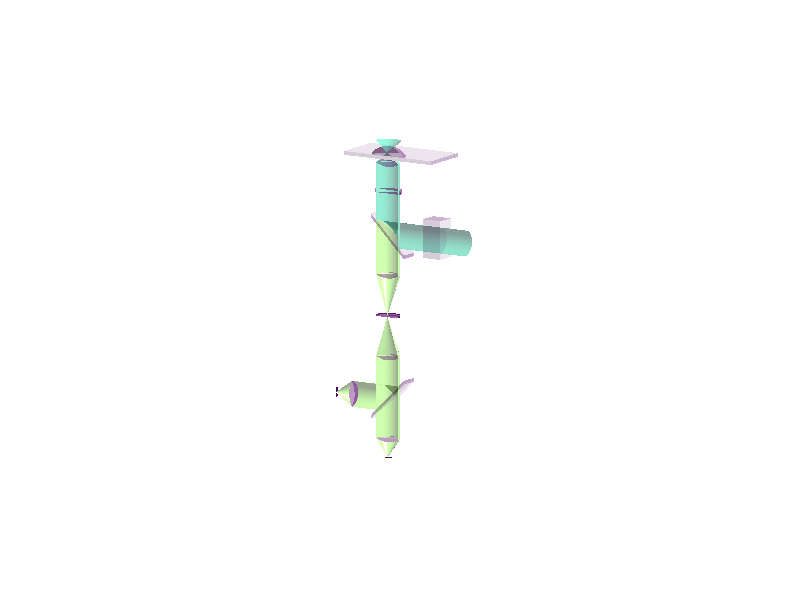

Source code (MATLAB):
% figure for 2color-2focus FCS

flag = 0;

close all
NA = 1.2;
chimax = asin(NA/1.333);
chi = (0:1e2)/100*chimax;
phi = pi/2 + (0:100)/200*2*pi;
foc = 200;
len = 2.1*foc*sin(chimax);

red = 0.8;
lighttransparency = 0.5;

d = 2;
len = 15*foc*sin(chimax);
height = 11*foc;
surf([0 len], [-len len], -foc*ones(2,2), zeros(2,2),'facealpha', 0.1) 
hold on
surf([0 0; len len], -len*ones(2,2), -foc*[1 d; 1 d], zeros(2,2),'facealpha', 0.3) 
surf(zeros(2,2), [-len -len; len len], -foc*[1 d; 1 d], zeros(2,2),'facealpha', 0.2)
theta0 = 0.8*chimax;
rad = foc*tan(theta0);
theta = asin(1.333*sin(theta0)/1.51);

% Light cone
surf([0; -rad]*cos(phi),[0; -rad]*sin(phi),[0; -foc]*ones(1,length(phi)),0.6*ones(2,length(phi)), 'facealpha', lighttransparency)
surf([0; -3*rad]*cos(phi),[0; -3*rad]*sin(phi),[0; 3*foc]*ones(1,length(phi)),0.6*ones(2,length(phi)), 'facealpha', lighttransparency)

surf([-rad; -rad-tan(theta)*(d-1)*foc]*cos(phi),[-rad; -rad-tan(theta)*(d-1)*foc]*sin(phi),...
    [-foc; -d*foc]*ones(1,length(phi)),0.6*ones(2,length(phi)), 'facealpha', lighttransparency)
rad = rad+tan(theta)*(d-1)*foc;
surf([-rad; -rad-tan(theta0)*foc]*cos(phi), [-rad; -rad-tan(theta0)*foc]*sin(phi),...
    [-d*foc; -(d+1)*foc]*ones(1,length(phi)), 0.6*ones(2,length(phi)), 'facealpha', lighttransparency)
rad = rad+tan(theta0)*foc;
surf(-rad*[1;1]*cos(phi), -rad*[1;1]*sin(phi), [-(d+1)*foc*ones(1,length(phi)); -2*height-rad*sin(phi)], 0.6*ones(2,length(phi)), 'facealpha', lighttransparency)
surf(-rad*[1;1]*cos(phi), -rad*[1;1]*sin(phi), [-2*height-rad*sin(phi); -3*height*ones(1,length(phi))], 0.8*ones(2,length(phi)), 'facealpha', lighttransparency)
surf(-rad*[1;0]*cos(phi), -rad*[1;0]*sin(phi), [-3*height*ones(1,length(phi)); -4*height*ones(1,length(phi))], 0.8*ones(2,length(phi)), 'facealpha', lighttransparency)
surf(-rad*[0;1]*cos(phi), -rad*[0;1]*sin(phi), [-4*height*ones(1,length(phi)); -5*height*ones(1,length(phi))], 0.8*ones(2,length(phi)), 'facealpha', lighttransparency)
surf(-rad*[1;1]*cos(phi), -rad*[1;1]*sin(phi), [-5*height*ones(1,length(phi)); -7*height*ones(1,length(phi))], 0.8*ones(2,length(phi)), 'facealpha', lighttransparency)

len = 1.1*rad;
% DIC prism
surf(-len*[0;1]*cos(phi), -len*[0;1]*sin(phi), -height*[1;1]*ones(size(phi)), 0*ones(2,length(phi)), 'facealpha', lighttransparency)
surf(-len*[0;1]*cos(phi), -len*[0;1]*sin(phi), -(height-foc)*[1;1]*ones(size(phi)), 0*ones(2,length(phi)), 'facealpha', lighttransparency)
surf(-len*[1;1]*cos(phi), -len*[1;1]*sin(phi), -height-[-foc;0]*ones(size(phi)), 0*ones(2,length(phi)), 'facealpha', lighttransparency)
surf([0 0], [len -len], -height-[0 0; -1 -1]*foc, zeros(2,2),'facealpha', 0.1) 

len = 1.5*rad;
% Dichroic
surf(-rad*[1;1]*cos(phi), [-sin(phi)*rad; -2.2*height*ones(1,length(phi))], -2*height-rad*[1;1]*sin(phi), 0.6*ones(2,length(phi)), 'facealpha', lighttransparency)
surf([0 len], [-len len], -2*height-[1 1; -1 -1]*len, zeros(2,2),'facealpha', 0.1) 
surf([0 len], [-len len], -2*height-foc-[1 1; -1 -1]*len, zeros(2,2),'facealpha', 0.1)
surf([0 len; 0 len], -len*ones(2), -2*height-len+[-foc -foc; 0 0], zeros(2,2),'facealpha', 0.3) 
surf(zeros(2), -len*[1 -1; 1 -1], -2*height+[-foc-len -foc+len; -len +len], zeros(2,2),'facealpha', 0.3) 

% Phase modulator
%surf([0 len], [0 0]-3.5*height, -2*height-[1 1; -1 -1]*len, zeros(2,2),'facealpha', 0.1)
%surf([0:len/10:len]', [0 0]-3.5*height, -2*height-[1 1]'*linspace(1,-1,11)*len, zeros(2,11),'facealpha', 0.1)
surf([0 len], [0 0]-1.5*height, -2*height-[1 1; -1 -1]*len, zeros(2,2),'facealpha', 0.1)
surf([0:len/10:len]', [0 0]-1.5*height, -2*height-[1 1]'*linspace(1,-1,11)*len, zeros(2,11),'facealpha', 0.1)
surf(zeros(2,2), [-1 -1; -1.5 -1.5]*height, -2*height-[1 -1; 1 -1]*len, zeros(2,2),'facealpha', 0.2)
surf([0 0; len len], [-1 -1.5; -1 -1.5]*height, -2*height-[-1 -1; -1 -1]*len, zeros(2,2),'facealpha', 0.3)

% Beam Splitter
surf(-rad*[1;1]*cos(phi), [+sin(phi)*rad; height*ones(1,length(phi))], -6*height-rad*[1;1]*sin(phi), 0.8*ones(2,length(phi)), 'facealpha', lighttransparency)
surf([0 len], [-len len], -6*height+[1 1; -1 -1]*len, zeros(2,2),'facealpha', 0.1) 
surf([0 len], [-len len], -6*height-foc+[1 1; -1 -1]*len, zeros(2,2),'facealpha', 0.1)         
surf([0 len; 0 len], -len*ones(2), -6*height+len+[-foc -foc; 0 0], zeros(2,2),'facealpha', 0.3) 
surf(zeros(2), -len*[1 -1; 1 -1], -6*height+[-foc+len -foc-len; len -len], zeros(2,2),'facealpha', 0.3) 

% Objective
rho = (0:50)'/50*rad;
lens = 1.5e3;
surf(-rho*cos(phi), -rho*sin(phi), -(d+1)*foc-(sqrt(lens^2-rad^2)-sqrt(lens^2-rho.^2))*ones(1,length(phi)), 0*ones(length(rho),length(phi)), 'facealpha', 0.4)
surf(-rho*cos(phi), -rho*sin(phi), -(d+1)*foc+(sqrt(lens^2-rad^2)-sqrt(lens^2-rho.^2))*ones(1,length(phi)), 0*ones(length(rho),length(phi)), 'facealpha', 0.4)

% 1. Lens
rho = (0:50)'/50*rad;
lens = 1.5e3;
surf(-rho*cos(phi), -rho*sin(phi), -3*height-(sqrt(lens^2-rad^2)-sqrt(lens^2-rho.^2))*ones(1,length(phi)), 0*ones(length(rho),length(phi)), 'facealpha', 0.4)
surf(-rho*cos(phi), -rho*sin(phi), -3*height+(sqrt(lens^2-rad^2)-sqrt(lens^2-rho.^2))*ones(1,length(phi)), 0*ones(length(rho),length(phi)), 'facealpha', 0.4)

% 2. Lens
rho = (0:50)'/50*rad;
lens = 1.5e3;
surf(-rho*cos(phi), -rho*sin(phi), -5*height-(sqrt(lens^2-rad^2)-sqrt(lens^2-rho.^2))*ones(1,length(phi)), 0*ones(length(rho),length(phi)), 'facealpha', 0.4)
surf(-rho*cos(phi), -rho*sin(phi), -5*height+(sqrt(lens^2-rad^2)-sqrt(lens^2-rho.^2))*ones(1,length(phi)), 0*ones(length(rho),length(phi)), 'facealpha', 0.4)

% 3. Lens
rho = (0:50)'/50*rad;
lens = 1.5e3;
surf(-rho*cos(phi), -rho*sin(phi), -7*height-(sqrt(lens^2-rad^2)-sqrt(lens^2-rho.^2))*ones(1,length(phi)), 0*ones(length(rho),length(phi)), 'facealpha', 0.4)
surf(-rho*cos(phi), -rho*sin(phi), -7*height+(sqrt(lens^2-rad^2)-sqrt(lens^2-rho.^2))*ones(1,length(phi)), 0*ones(length(rho),length(phi)), 'facealpha', 0.4)

% 4. Lens
rho = (0:50)'/50*rad;
lens = 1.5e3;
surf(-rho*cos(phi), height-(sqrt(lens^2-rad^2)-sqrt(lens^2-rho.^2))*ones(1,length(phi)), -6*height-rho*sin(phi),  0*ones(length(rho),length(phi)), 'facealpha', 0.4)
surf(-rho*cos(phi), height+(sqrt(lens^2-rad^2)-sqrt(lens^2-rho.^2))*ones(1,length(phi)), -6*height-rho*sin(phi), 0*ones(length(rho),length(phi)), 'facealpha', 0.4)

% Detectors
surf(-rad*[1;0]*cos(phi), -rad*[1;0]*sin(phi), -7*height-[0;5*foc]*ones(1,length(phi)), 0.8*ones(2,length(phi)), 'facealpha', lighttransparency)
surf(-rad*[1;0]*cos(phi), height+[0;5*foc]*ones(1,length(phi)), -6*height-rad*[1;0]*sin(phi), 0.8*ones(2,length(phi)), 'facealpha', lighttransparency)
surf(-rad*[0.4;0]*cos(phi), -rad*[0.4;0]*sin(phi), -7*height-5*foc*ones(2,length(phi)), 0.*ones(2,length(phi)))
surf(-rad*[0.4;0]*cos(phi), height+5*foc*ones(2,length(phi)), -6*height-rad*[0.4;0]*sin(phi), 0.*ones(2,length(phi)))

% Pinhole
surf(-[rad;100]*cos(phi), -[rad;100]*sin(phi), -foc/4-4*height*ones(2,length(phi)), 0.*ones(2,length(phi)), 'facealpha', 0.6)
surf(-[rad;100]*cos(phi), -[rad;100]*sin(phi), foc/4-4*height*ones(2,length(phi)), 0.*ones(2,length(phi)), 'facealpha', 0.6)
surf(-[rad;rad]*cos(phi), -[rad;rad]*sin(phi), [foc/4;-foc/4]*ones(1,length(phi))-4*height, 0.*ones(2,length(phi)), 'facealpha', 0.8)

% Water drop
rad = 1000;
rho = (0:50)'/50*rad;
lens = 1.2*rad;
surf(-rho*cos(phi), -rho*sin(phi), -foc-(sqrt(lens^2-rad^2)-sqrt(lens^2-rho.^2))*ones(1,length(phi)), 0*ones(length(rho),length(phi)), 'facealpha', 0.4)
rho = (-50:50)'/50*rad;
surf(zeros(length(rho),2), [rho rho], [zeros(size(rho))-foc -foc-(sqrt(lens^2-rad^2)-sqrt(lens^2-rho.^2))], 0*ones(length(rho),2), 'facealpha', 0.3)


% [x,y,z] = sphere(50);
% surf(30*x,30*y,30*z,zeros(size(x)));

hold off

caxis([0 1])
shading interp
axis image
axis off
view([-58 11])
material shiny
camlight
camlight
